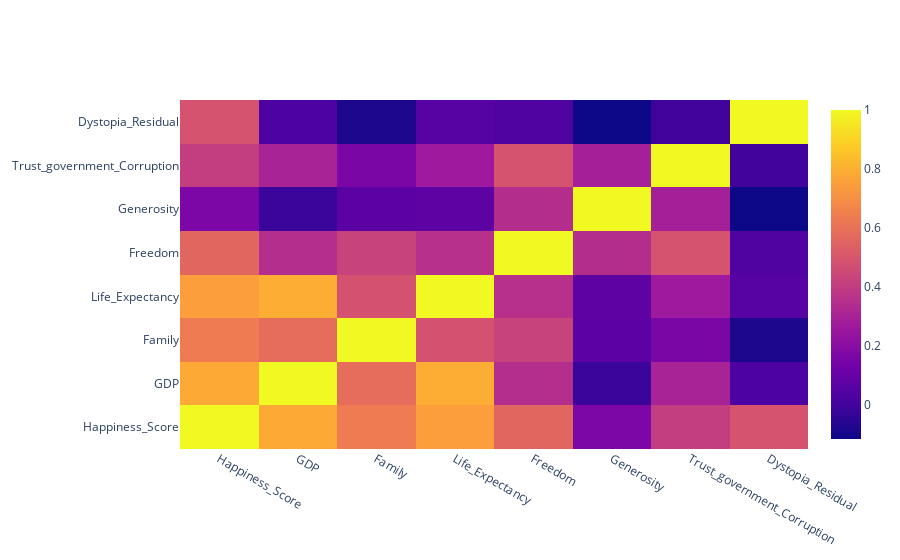

The cell this chart's notebook holds for it:
### Markdown cell above
### Correlation Matrix

### Code cell
# Correlation matrix of features
corr_matrix = input_data.corr()
fig = go.Figure(data=go.Heatmap(
                    z=np.array(corr_matrix),
                      x=corr_matrix.columns,
                      y=corr_matrix.columns))
fig.show()

### Figure 1 — Plotly figure (JSON) as saved in the notebook; plotly's stock layout.template omitted (floating-point values rounded to 4 significant figures)
{"data": [{"type": "heatmap", "x": ["Happiness_Score", "GDP", "Family", "Life_Expectancy", "Freedom", "Generosity", "Trust_government_Corruption", "Dystopia_Residual"], "y": ["Happiness_Score", "GDP", "Family", "Life_Expectancy", "Freedom", "Generosity", "Trust_government_Corruption", "Dystopia_Residual"], "z": [[1, 0.7854, 0.6365, 0.748, 0.5604, 0.1636, 0.4063, 0.4897], [0.7854, 1, 0.5854, 0.7922, 0.345, -0.01417, 0.3019, 0.03009], [0.6365, 0.5854, 1, 0.4864, 0.4254, 0.07177, 0.1586, -0.08154], [0.748, 0.7922, 0.4864, 1, 0.3596, 0.07733, 0.2629, 0.05767], [0.5604, 0.345, 0.4254, 0.3596, 1, 0.3434, 0.4904, 0.03842], [0.1636, -0.01417, 0.07177, 0.07733, 0.3434, 1, 0.2874, -0.1145], [0.4063, 0.3019, 0.1586, 0.2629, 0.4904, 0.2874, 1, 1.298e-06], [0.4897, 0.03009, -0.08154, 0.05767, 0.03842, -0.1145, 1.298e-06, 1]]}], "layout": {}}
